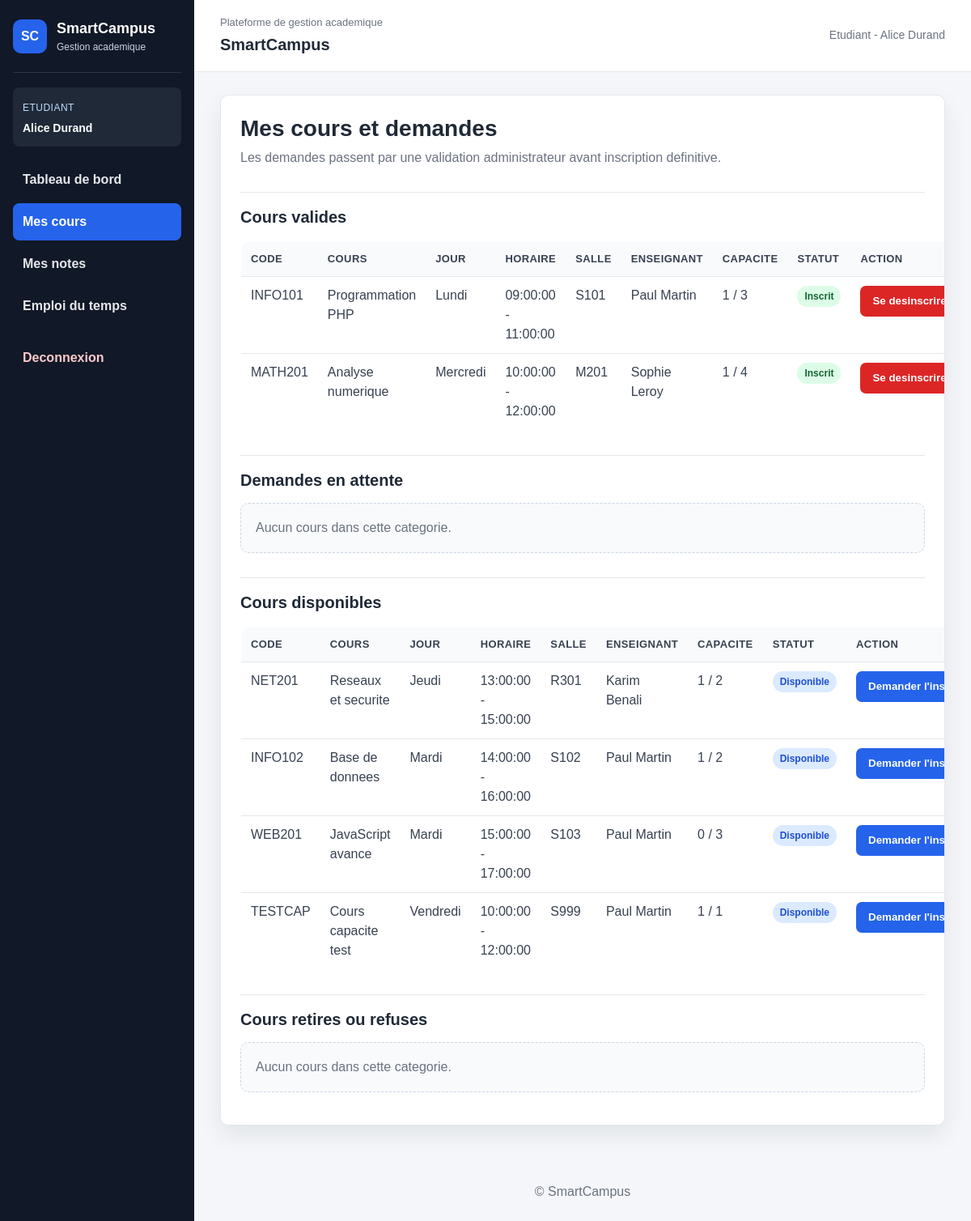
Screenshot of /etudiant/cours.php (signed in) with the database file from the repository.
### tables this page shows
CREATE TABLE inscription (
    id_inscription INT AUTO_INCREMENT PRIMARY KEY,
    date_inscription DATETIME DEFAULT CURRENT_TIMESTAMP,
    statut ENUM('inscrit','desinscrit','en_attente') DEFAULT 'en_attente',
    id_etudiant INT NOT NULL,
    id_cours INT NOT NULL,
    UNIQUE (id_etudiant, id_cours),
    CONSTRAINT fk_inscription_etudiant
        FOREIGN KEY (id_etudiant) REFERENCES etudiant(id_etudiant),
    CONSTRAINT fk_inscription_cours
        FOREIGN KEY (id_cours) REFERENCES cours(id_cours)
);

CREATE TABLE cours (
    id_cours INT AUTO_INCREMENT PRIMARY KEY,
    code_cours VARCHAR(50) NOT NULL,
    titre VARCHAR(150) NOT NULL,
    description TEXT,
    capacite_max INT NOT NULL,
    jour VARCHAR(20) NOT NULL,
    heure_debut TIME NOT NULL,
    heure_fin TIME NOT NULL,
    salle VARCHAR(50) NOT NULL,
    semestre VARCHAR(50) NOT NULL,
    id_enseignant INT NOT NULL,
    UNIQUE (code_cours),
    CONSTRAINT fk_cours_enseignant
        FOREIGN KEY (id_enseignant) REFERENCES enseignant(id_enseignant)
);

### etudiant/cours.php (the view, shortened to what this page needs)
<?php
require_once __DIR__ . '/../config/db.php';
$id_etudiant = $_SESSION['id_etudiant'] ?? 0;
include __DIR__ . '/../includes/header.php';
?>
<section class="container">
    <h1>Mes cours et demandes</h1>
    <p class="page-subtitle">Les demandes passent par une validation administrateur avant inscription definitive.</p>
    <?php
    $sql = "SELECT c.id_cours, c.code_cours, c.titre, c.jour, c.heure_debut, c.heure_fin,
                   c.salle, c.semestre, c.capacite_max,
                   u.nom AS enseignant_nom, u.prenom AS enseignant_prenom,
                   i.id_inscription, i.statut,
                   (SELECT COUNT(*) FROM inscription i2 WHERE i2.id_cours = c.id_cours AND i2.statut = 'inscrit') AS nb_inscrits
            FROM cours c
            INNER JOIN enseignant ens ON c.id_enseignant = ens.id_enseignant
            INNER JOIN utilisateur u ON ens.id_user = u.id_user
            LEFT JOIN inscription i ON c.id_cours = i.id_cours AND i.id_etudiant = ?
            ORDER BY c.jour, c.heure_debut, c.code_cours";
    $stmt = mysqli_prepare($conn, $sql);
    mysqli_stmt_bind_param($stmt, "i", $id_etudiant);
    mysqli_stmt_execute($stmt);
    $resultat = mysqli_stmt_get_result($stmt);
    $groupes_cours = [
        'inscrit' => [],
        'en_attente' => [],
        'disponible' => [],
        'desinscrit' => []
    ];
    if ($resultat) {
        while ($cours = mysqli_fetch_assoc($resultat)) {
            $statut = $cours['statut'] ?: 'disponible';
            $groupes_cours[$statut][] = $cours;
        }
    }
    ?>
    <?php
    $sections = [
        'inscrit' => 'Cours valides',
        'en_attente' => 'Demandes en attente',
        'disponible' => 'Cours disponibles',
        'desinscrit' => 'Cours retires ou refuses'
    ];
    ?>
    <?php foreach ($sections as $statut_section => $titre_section): ?>
        <section>
            <h2 class="section-title"><?php echo htmlspecialchars($titre_section); ?></h2>
            <?php if (!empty($groupes_cours[$statut_section])): ?>
                <table>
                    <thead>
                        <tr>
                            <th>Code</th>
                            <th>Cours</th>
                            <th>Jour</th>
                            <th>Horaire</th>
                            <th>Salle</th>
                            <th>Enseignant</th>
                            <th>Capacite</th>
                            <th>Statut</th>
                            <th>Action</th>
                        </tr>
                    </thead>
                    <tbody>
                        <?php foreach ($groupes_cours[$statut_section] as $cours): ?>
                            <?php
                            $statut = $cours['statut'] ?: 'disponible';
                            $badge = 'badge-info';
                            $libelle = 'Disponible';
                            if ($statut === 'inscrit') {
                                $badge = 'badge-success';
                                $libelle = 'Inscrit';
                            } elseif ($statut === 'en_attente') {
                                $badge = 'badge-warning';
                                $libelle = 'En attente';
                            } elseif ($statut === 'desinscrit') {
                                $badge = 'badge-muted';
                                $libelle = 'Retire';
                            }
                            ?>
                            <tr>
                                <td><?php echo htmlspecialchars($cours['code_cours']); ?></td>
                                <td><?php echo htmlspecialchars($cours['titre']); ?></td>
                                <td><?php echo htmlspecialchars($cours['jour']); ?></td>
                                <td><?php echo htmlspecialchars($cours['heure_debut'] . ' - ' . $cours['heure_fin']); ?></td>
                                <td><?php echo htmlspecialchars($cours['salle']); ?></td>
                                <td><?php echo htmlspecialchars($cours['enseignant_prenom'] . ' ' . $cours['enseignant_nom']); ?></td>
                                <td><?php echo htmlspecialchars($cours['nb_inscrits'] . ' / ' . $cours['capacite_max']); ?></td>
                                <td><span class="badge <?php echo $badge; ?>"><?php echo htmlspecialchars($libelle); ?></span></td>
                                <td>
                                    <?php if ($statut === 'inscrit'): ?>
                                        <form method="post" action="cours.php">
                                            <button type="submit" name="desinscrire" class="danger js-confirm-delete" data-confirm="Se desinscrire de ce cours ?">Se desinscrire</button>
                                        </form>
                                    <?php elseif ($statut === 'en_attente'): ?>
                                        <span class="muted">En attente de validation admin</span>
                                    <?php else: ?>
                                        <form method="post" action="cours.php">
                                            <button type="submit" name="demander_inscription">Demander l'inscription</button>
                                        </form>
                                    <?php endif; ?>
                                </td>
                            </tr>
                        <?php endforeach; ?>
                    </tbody>
                </table>
            <?php else: ?>
                <p class="empty-state">Aucun cours dans cette categorie.</p>
            <?php endif; ?>
        </section>
    <?php endforeach; ?>
</section>
<?php include __DIR__ . '/../includes/footer.php'; ?>

### assets/css/style.css (style rules this page uses)
* { box-sizing: border-box; }
:root { --bg: #f4f6f9; --panel: #ffffff; --sidebar: #111827; --sidebar-soft: #1f2937; --text: #1f2937; --muted: #6b7280; --border: #e5e7eb; --primary: #2563eb; --primary-dark: #1d4ed8; --success: #16a34a; --warning: #f59e0b; --danger: #dc2626; --shadow: 0 12px 28px rgba(15, 23, 42, 0.08); }
body { margin: 0; font-family: Arial, Helvetica, sans-serif; background: var(--bg); color: var(--text); line-height: 1.5; }
.container, .section-card, .form-card { background: var(--panel); border: 1px solid var(--border); border-radius: 10px; box-shadow: var(--shadow); }
.container { padding: 24px; overflow-x: auto; }
h1, h2, h3 { color: var(--text); line-height: 1.2; }
h1 { margin: 0 0 8px; font-size: 28px; }
h2 { font-size: 20px; }
.page-subtitle { margin: 0 0 22px; color: var(--muted); }
.section-title { margin-top: 30px; padding-top: 18px; border-top: 1px solid var(--border); }
button, .button, .btn { display: inline-flex; align-items: center; justify-content: center; min-height: 38px; padding: 9px 14px; border: 1px solid transparent; border-radius: 7px; background: var(--primary); color: #ffffff; text-decoration: none; font-weight: bold; cursor: pointer; }
.btn-danger, .button.danger, button.danger, .danger { background: var(--danger); color: #ffffff; }
.table-responsive, .container { overflow-x: auto; }
table { width: 100%; min-width: 760px; border-collapse: collapse; margin: 18px 0 8px; background: #ffffff; border: 1px solid var(--border); border-radius: 10px; overflow: hidden; }
th, td { padding: 11px 12px; border-bottom: 1px solid var(--border); text-align: left; vertical-align: top; }
th { background: #f8fafc; color: #374151; font-size: 13px; text-transform: uppercase; letter-spacing: 0.03em; }
td { color: #374151; }
tr:last-child td { border-bottom: 0; }
.actions-cell, td:last-child { white-space: nowrap; }
.badge { display: inline-flex; align-items: center; justify-content: center; padding: 4px 9px; border-radius: 999px; font-size: 12px; font-weight: bold; white-space: nowrap; }
.badge-success { color: #166534; background: #dcfce7; }
.badge-info { color: #1d4ed8; background: #dbeafe; }
.empty-state { display: block; padding: 18px; color: var(--muted); background: #f8fafc; border: 1px dashed #cbd5e1; border-radius: 10px; }

### rows the page displays
inscription: id_cours.code_cours "INFO101", id_cours.titre "Programmation PHP", id_cours.jour "Lundi", id_cours.heure_fin "09:00:00 - 11:00:00", id_cours.salle "S101", enseignant_nom "Paul Martin", capacite_max "1 / 3", statut "Inscrit"
inscription: id_cours.code_cours "MATH201", id_cours.titre "Analyse numerique", id_cours.jour "Mercredi", id_cours.heure_fin "10:00:00 - 12:00:00", id_cours.salle "M201", enseignant_nom "Sophie Leroy", capacite_max "1 / 4", statut "Inscrit"
cours: code_cours "NET201", titre "Reseaux et securite", jour "Jeudi", heure_debut+heure_fin "13:00:00 - 15:00:00", salle "R301", enseignant_nom "Karim Benali", capacite_max "1 / 2", libelle "Disponible"
cours: code_cours "INFO102", titre "Base de donnees", jour "Mardi", heure_debut+heure_fin "14:00:00 - 16:00:00", salle "S102", enseignant_nom "Paul Martin", capacite_max "1 / 2", libelle "Disponible"
cours: code_cours "WEB201", titre "JavaScript avance", jour "Mardi", heure_debut+heure_fin "15:00:00 - 17:00:00", salle "S103", enseignant_nom "Paul Martin", capacite_max "0 / 3", libelle "Disponible"
cours: code_cours "TESTCAP", titre "Cours capacite test", jour "Vendredi", heure_debut+heure_fin "10:00:00 - 12:00:00", salle "S999", enseignant_nom "Paul Martin", capacite_max "1 / 1", libelle "Disponible"

### other values shown
$libelle_role "ETUDIANT"
$nom_complet "Alice Durand"
$libelle_role "Etudiant"
$titre_section "Cours valides"
$titre_section "Demandes en attente"
$titre_section "Cours disponibles"
$titre_section "Cours retires ou refuses"
